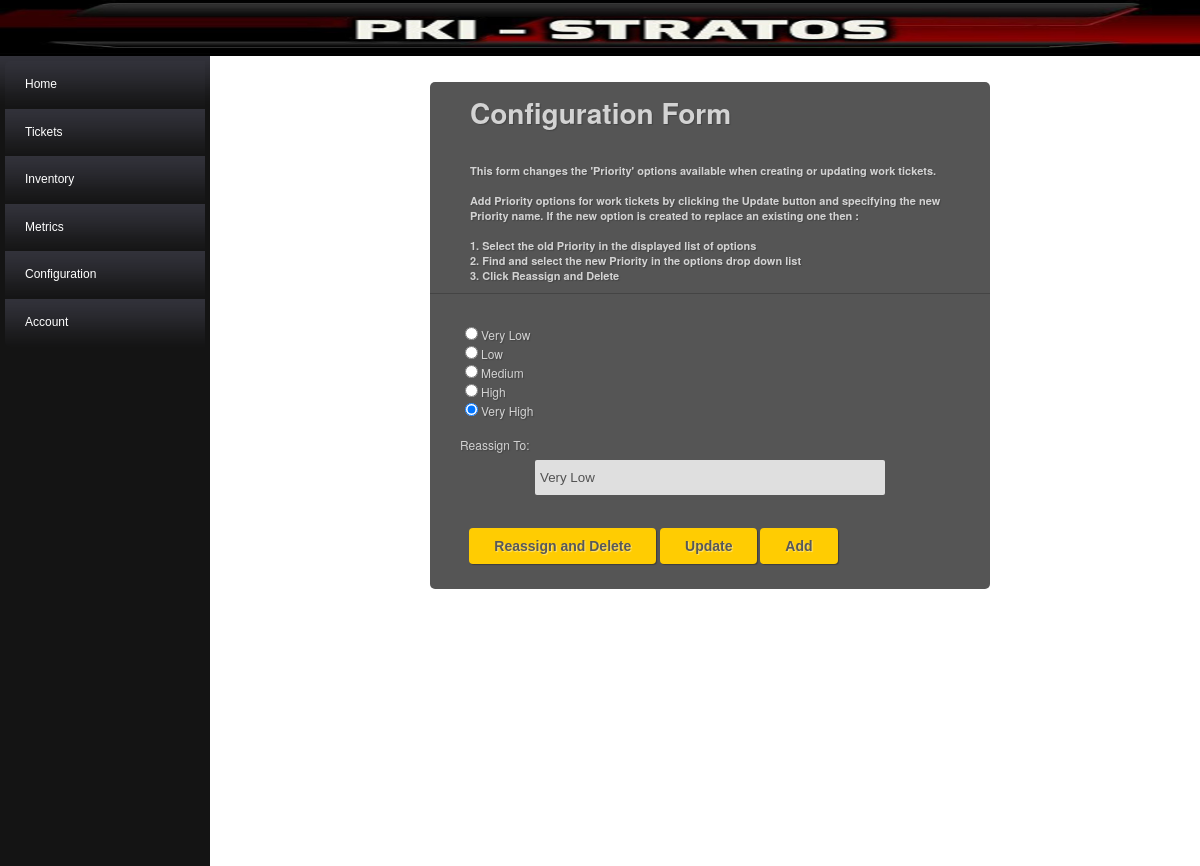
Page /application/view/config/priority/priority_config_index.php (signed in) on the committed database.
### tables this page shows
CREATE TABLE IF NOT EXISTS `StPriConf` (
  `priority`                            smallint(6)         NOT NULL    AUTO_INCREMENT
, `name`                                varchar(16)         NOT NULL
, `r`                                   tinyint(4)          NOT NULL
, `g`                                   tinyint(4)          NOT NULL
, `b`                                   tinyint(4)          NOT NULL
, `logl_del`                            tinyint(1)          NOT NULL    DEFAULT '0'
, `last_mdfd_user`                      varchar(32)                     DEFAULT NULL
, `last_mdfd_tmst`                      datetime            NOT NULL    DEFAULT CURRENT_TIMESTAMP        ON UPDATE CURRENT_TIMESTAMP
, PRIMARY KEY (`priority`)
);

### application/controller/config/priority/priority_config_controller.php (called while the page is built, shortened)
<?php
class Priority_Config_Controller Extends Ref_Config_Base_Controller
{
   	public function noAction()
    {
        $resultList = $this->model->queryForm();
        $formElements = array();
        foreach( $resultList as $result )
        {
            $id = isset($result->priority) ? $result->priority : "";
            $name = isset($result->name) ? $result->name : "";
            $formElements[] = array($id,$name);
        }
        $this->view->renderForm( $formElements );
    }
}
?>

### application/globals.php (called while the page is built, shortened)
<?php
include 'DBconnect.php';
function getParam($param, $default = '' )
{
    $result = $default;
    return $result;
}
function handleURL($contr)
{
    $func = getParam('action' , 'noAction');
    $func = str_replace(' ', '_', $func);
    $contr->preCall();
    try
    {
        $contr->{$func}();
    }
    catch( Exception $e )
    {
        $contr->handleException( $e );
        $succeeded = false;
    }
}
?>

### application/view/config/priority/priority_config_index.php (called while the page is built, shortened)
<?php
    require_once('../../../globals.php');
    require APP . 'controller\config\priority\priority_config_controller.php';
    require APP . 'view\config\priority\priority_config_view.php';
    $model = new Priority_Config_Model();
    $view  = new Priority_Config_View();
    $contr = new Priority_Config_Controller($model, $view, 'priority_config_index.php');
    handleURL($contr);
?>

### application/model/Base_Model.php (called while the page is built, shortened)
<?php
class Base_Model
{
	public function __construct()
	{
		$this->db = DBconnect::getInstance();
        $this->SetUpQueries();
	}
}
?>

### application/DBconnect.php (called while the page is built, shortened)
<?php
	class DBconnect
	{
		private static $instance = NULL;
		public static function getInstance()
		{
			if(!isset(self::$instance)) {
				$options = array(PDO::ATTR_DEFAULT_FETCH_MODE => PDO::FETCH_OBJ, PDO::ATTR_ERRMODE => PDO::ERRMODE_WARNING);
				self::$instance = new PDO(DB_TYPE . ':host=' . DB_HOST . ';dbname=' . DB_NAME . ';charset=' . DB_CHARSET, DB_USER, DB_PASS, $options);
			}
			return self::$instance;
		}
	}
?>

### application/model/config/ref_config_base_model.php (called while the page is built, shortened)
<?php
require_once('../../../globals.php');
require APP . 'model\Base_Model.php';
class Ref_Config_Base_Model Extends Base_Model
{
    public function __construct( $table, $prikey_col, $label_col )
    {
        $this->table = $table;
        $this->prikey_col = $prikey_col;
        $this->label_col = $label_col;
        parent::__construct();
    }
	public function queryForm()
	{
		$this->query_SelectFormElements->execute();
		return $this->query_SelectFormElements->fetchAll();
	}
    protected function SetUpQueries()
    {
        $this->sql_SelectFormElements = "SELECT " . $this->prikey_col . " , " . $this->label_col . " FROM " . $this->table . " WHERE logl_del = FALSE";
	    $this->query_SelectFormElements = $this->db->prepare($this->sql_SelectFormElements);
    }
}
?>

### application/model/config/priority/priority_config_model.php (called while the page is built, shortened)
<?php
require_once('../../../globals.php');
require APP . 'model\config\Ref_Config_Base_Model.php';
class Priority_Config_Model Extends Ref_Config_Base_Model
{
    public function __construct()
    {
        parent::__construct( 'StPriConf', 'priority', 'name' );
    }
    protected function SetUpQueries()
    {
        parent::SetUpQueries();
    }
}
?>

### application/controller/Base_Controller.php (called while the page is built, shortened)
<?php
class Base_Controller
{
	public function __construct(Base_Model $model, Base_View $view, $index)
	{
		$this->model = $model;
	}
}
?>

### application/view/config/ref_config_base_view.php (the view, shortened to what this page needs)
<?php
require_once('../../../globals.php');
require APP . 'view\Base_View.php';
class Ref_Config_Base_View Extends Base_View
{
    public function renderBaseForm( $recordList, $description, $additionalForms = '' )
    {
        $body                            = '<form id="Existing" name="DeleteOrUpdate" method="get" class="dark-matter" action="">';
        $body                           .= '    <h1>Configuration Form';
        $body                           .= '    <span>' . $description . '</span>';
        $body                           .= '       </h1><p>';
        foreach( $recordList as $record )
        {
            $id     = $record[0];
            $name   = $record[1];
            $body                       .= '        <input type="radio" name="original" value="' . $id . '" checked>' . $name . '';
            $body                       .= '        <br>';
        }
        $body                           .= '        <br>';
        $body                           .= '        <label for="select">Reassign To:</label>';
        $body                           .= '        <select name="reassign" id="select" size="1">';
        foreach( $recordList as $record )
        {
            $id     = $record[0];
            $name   = $record[1];
            $body                       .= '            <option value="' . $id . '">' . $name . '</option>';
        }
        $body                           .= '        </select>';
        $body                           .= '        </p>';
        $body                           .= '        <br>';
        $body                           .= '            <labelc>';
        $body                           .= '                <input type="submit" class="button" style="margin-left: 5%" value="Reassign and Delete" id="delete" name="action">';
        $body                           .= '            </labelc>';
        $body                           .= '            <labelc>';
        $body                           .= '                <input type="submit" class="button" style="margin-left: 10%" value="Update" id="update" name="action">';
        $body                           .= '            </labelc>';
        $body                           .= '            <labelc>';
        $body                           .= '                <input type="submit" class="button" style="margin-left: 12%" value="Add" id="add" name="action">';
        $body                           .= '            </labelc>';
        $body                           .= '    </form>';
    }
}
?>

### public/css/style.css (style rules this page uses)
html, body, div, span, applet, object, iframe, h1, h2, h3, h4, h5, h6, p, blockquote, pre, a, abbr, acronym, address, big, cite, code, del, dfn, em, font, img, ins, kbd, q, s, samp, small, strike, strong, sub, sup, tt, var, b, u, i, center, dl, dt, dd, ol, ul, li, fieldset, form, label, legend, table, caption, tbody, tfoot, thead, tr, th, td { margin: 0; padding: 0; border: 0; outline: 0; font-size: 100%; vertical-align: baseline; background: transparent; }
body { color: #000; font: 14px Arial; margin: 0px; padding: 0px; position: relative; }
h1 { font-size:28px; }
h1,h2,h3,h4,h5,h6 { color:black; }
.clearfix:after, form:after { content: "."; display: block; height: 0; clear: both; visibility: hidden; }
.button { -webkit-border-radius: 13; -moz-border-radius: 13; border-radius: 13px; text-shadow: 0px 1px 3px #9c9c9c; font-family: Helvetica; color: #ffffff; font-size: 14px; background: #000000; padding: 10px 20px 10px 20px; text-decoration: none; }
.dark-matter { margin-left: auto; margin-right: auto; max-width: 500px; background: #555; padding: 20px 30px 20px 30px; font: 12px "Helvetica Neue", Helvetica, Arial, sans-serif; color: #D3D3D3; text-shadow: 1px 1px 1px #444; border: none; border-radius: 5px; -webkit-border-radius: 5px; -moz-border-radius: 5px; }
.dark-matter h1 { padding: 0px 0px 10px 40px; display: block; color: #D3D3D3; border-bottom: 1px solid #444; margin: -10px -30px 30px -30px; }
.dark-matter h1>span { display: block; font-size: 11px; }
.dark-matter label { display: block; margin: 0px 0px 5px; }
.dark-matter labelc { display: inline-block; margin: 0px 0px 5px; }
.dark-matter input[type="text"], .dark-matter input[type="email"], .dark-matter input[type="number"], .dark-matter textarea, .dark-matter select { border: none; color: #525252; height: 25px; line-height:15px; margin-bottom: 16px; margin-right: 6px; margin-top: 2px; outline: 0 none; padding: 5px 0px 5px 5px; width: 100%; border-radius: 2px; -webkit-border-radius: 2px; -moz-border-radius: 2px; -moz-box-shadow: inset 0 1px 1px rgba(0, 0, 0, 0.075); background: #DFDFDF; }
.dark-matter select { background: #DFDFDF url('down-arrow.png') no-repeat right; background: #DFDFDF url('down-arrow.png') no-repeat right; appearance:none; -webkit-appearance:none; -moz-appearance: none; text-indent: 0.01px; text-overflow: ''; width: 70%; height: 35px; color: #525252; line-height: 25px; margin-left: 15%; }
.dark-matter .button { background: #FFCC02; border: none; padding: 10px 25px 10px 25px; color: #585858; border-radius: 4px; -moz-border-radius: 4px; -webkit-border-radius: 4px; text-shadow: 1px 1px 1px #FFE477; font-weight: bold; box-shadow: 1px 1px 1px #3D3D3D; -webkit-box-shadow:1px 1px 1px #3D3D3D; -moz-box-shadow:1px 1px 1px #3D3D3D; }

### rows in the picture
stpriconf: name "Very Low"
stpriconf: name "Low"
stpriconf: name "Medium"
stpriconf: name "High"
stpriconf: name "Very High"

### other values in the picture
form field reassign "Very Low"
